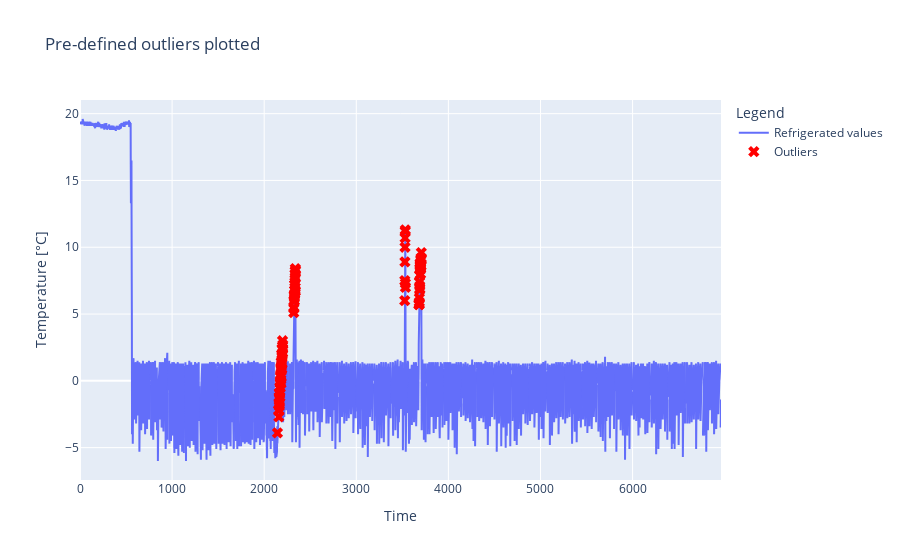

The code cell stored with this chart in its notebook:
### Code cell
fig = go.Figure()

fig.add_trace(go.Scatter(
    x=df2['Time'],
    y=df2['Refrigerated'],
    mode='lines',
    name='Refrigerated values'
))

fig.add_trace(go.Scatter(
    x=true_outlier_points['Time'],
    y=true_outlier_points['Refrigerated'],
    mode='markers',
    name='Outliers',
    marker=dict(
        color='red', 
        size=10, 
        symbol='x'
    )
))

fig.update_layout(
    xaxis_title='Time',
    yaxis_title='Temperature [°C]',
    title='Pre-defined outliers plotted',
    legend=dict(title='Legend'),
    template="plotly"
)

fig.show()

### Figure 1 — Plotly figure (JSON) as saved in the notebook; plotly's stock layout.template omitted (floating-point values rounded to 4 significant figures; data arrays with more than 128 entries replaced by an {"elided": "..."} marker saying what was removed)
{"data": [{"mode": "lines", "name": "Refrigerated values", "x": {"elided": "6961 int values"}, "y": {"elided": "6961 float values"}, "type": "scatter"}, {"marker": {"color": "red", "size": 10, "symbol": "x"}, "mode": "markers", "name": "Outliers", "x": [2144, 2158, 2159, 2160, 2161, 2162, 2163, 2164, 2165, 2166, 2167, 2168, 2169, 2170, 2171, 2173, 2174, 2175, 2176, 2177, 2178, 2179, 2180, 2181, 2182, 2183, 2184, 2185, 2186, 2187, 2188, 2189, 2190, 2191, 2192, 2193, 2194, 2195, 2196, 2197, 2198, 2199, 2200, 2201, 2202, 2321, 2322, 2323, 2324, 2325, 2326, 2327, 2328, 2329, 2330, 2331, 2332, 2333, 2334, 2335, 2336, 2337, 2338, 2339, 2340, 2341, 3526, 3527, 3528, 3529, 3530, 3531, 3532, 3533, 3534, 3681, 3682, 3683, 3684, 3685, 3686, 3687, 3688, 3689, 3690, 3691, 3692, 3693, 3694, 3695, 3696, 3697, 3698, 3699, 3700, 3701, 3702, 3703, 3704, 3705, 3706], "y": [-3.9, -2.2, -2.7, -2.2, -1.7, -1.2, -1.8, -1.9, -0.9, -0.9, -1.6, -1.2, -1.0, -1.2, -0.5, -0.5, 0.0, -0.2, 0.3, -0.2, -0.2, 0.4, 0.9, 0.1, -0.2, 1.0, 0.3, 1.4, 0.8, 1.1, 1.2, 0.9, 0.9, 2.0, 1.8, 1.3, 1.9, 2.4, 2.4, 2.0, 2.4, 3.0, 2.1, 2.4, 2.7, 5.1, 5.4, 5.5, 6.0, 6.4, 6.0, 6.3, 6.2, 6.5, 7.2, 7.2, 6.5, 7.4, 8.0, 6.8, 8.2, 7.0, 8.4, 6.7, 7.7, 8.3, 6.0, 7.5, 8.9, 10.0, 10.7, 11.2, 11.3, 7.3, 7.0, 5.7, 5.7, 5.8, 5.9, 6.2, 7.4, 7.9, 6.8, 7.1, 6.9, 8.4, 8.6, 8.8, 8.3, 8.7, 8.8, 8.5, 8.0, 8.4, 8.6, 9.0, 9.1, 8.6, 9.2, 9.1, 9.6], "type": "scatter"}], "layout": {"xaxis": {"title": {"text": "Time"}}, "yaxis": {"title": {"text": "Temperature [°C]"}}, "title": {"text": "Pre-defined outliers plotted"}, "legend": {"title": {"text": "Legend"}}}}
